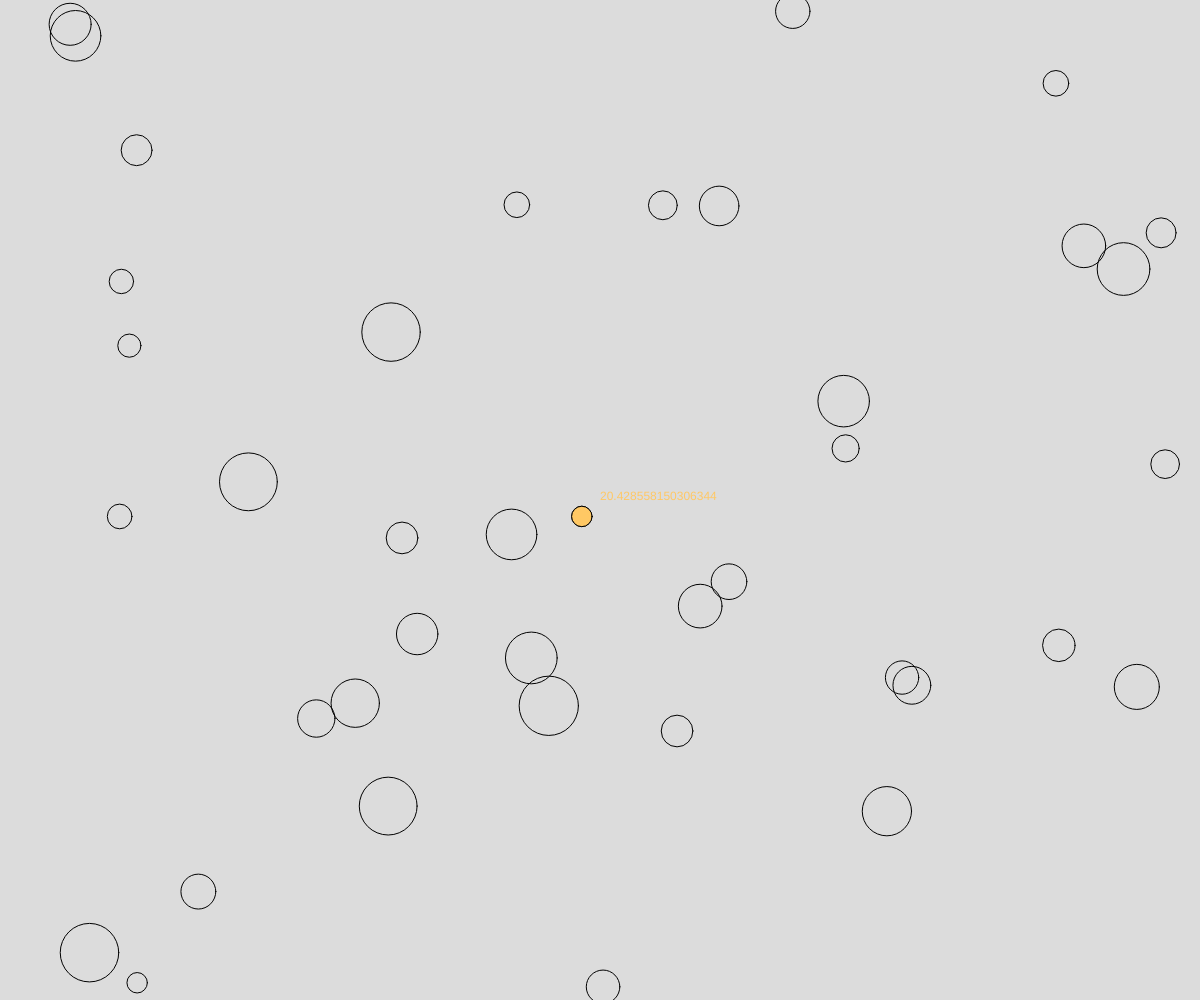
Frame 1 (no input)
Frame 60 (no input): identical to frame 1, image omitted
Frame 120 (the mouse pressed at the canvas centre since frame 60): identical to frame 1, image omitted

The p5.js sketch that drew this single still picture (run headless with seeded random() and noise() and a simulated clock; from frame 60 on, the mouse is pressed at the canvas centre):

// p5.js sketch
// ── sketch.js
// Max and Min
// Lavan
// Oct 3 2024


let NUM_CIRCLES = 40;
let seed;


function setup() {
  createCanvas(windowWidth, windowHeight);
  seed = random(100);
}

function draw() {
  randomSeed(seed);
  background(220);
  drawCircles();
}


function drawCircles(){
  noFill();
  let smallDiameter = 61;  //dummy value
  let smallX = -1;
  let smallY = -1;
  for(let i = 0; i < NUM_CIRCLES; i++){  //repeat 40 times
    let x = random(0, width);
    let y = random(0, height);
    let d = random(20, 60);
    if (d < smallDiameter){
      smallDiameter = d;
      smallX = x;
      smallY = y;
    }
    circle(x, y, d);
  }
  fill(255,200,100);
  text(smallDiameter, width/2, height/2);
  circle(smallX, smallY, smallDiameter);
}
